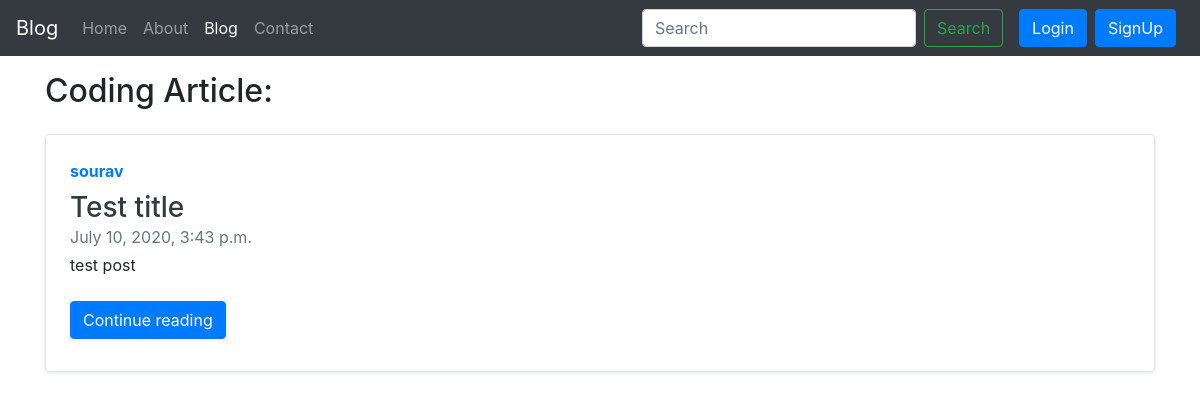
Screenshot of /blog/ with the database file from the repository.
### blog/models.py (models this page shows, shortened)
class Post(models.Model):
    sno = models.AutoField(primary_key=True)
    title = models.CharField(max_length=255)
    content = models.TextField()
    author = models.CharField(max_length=100)
    slug = models.CharField(max_length=130)
    slug.help_text = "Use - instead of space"
    timestamp = models.DateTimeField(blank=True)

### blog/views.py (the view)
# urls.py: path('', views.blogHome, name="blogHome"),
def blogHome(request):
    allPosts = Post.objects.all()
    context = {'allPosts': allPosts}
    return render(request, 'blog/blogHome.html', context=context)

### blog/templates/blog/blogHome.html (shortened to what this page needs)
{% extends 'blog/base.html' %}
{% block blogactive %}active {% endblock blogactive %}
{% block body %}
<div class="container my-3">
    <h2>Coding Article:</h2>
    {% for post in allPosts %}
    <div class="row no-gutters border rounded overflow-hidden flex-md-row my-4 shadow-sm h-md-250 position-relative">
        <div class="col p-4 d-flex flex-column position-static">
            <strong class="d-inline-block mb-2 text-primary">{{ post.author  }}</strong>
            <h3 class="mb-0"> <a class="text-dark" href="/blog/{{post.slug}}">{{ post.title }}</a></h3>
            <div class="mb-1 text-muted">{{ post.timestamp }}</div>
            <p class="card-text mb-auto"><div class="preview"> {{ post.content| truncatechars:200|safe }} </div></p>
            <div class="my-2">
            <a href="/blog/{{post.slug}}" role="button" class="btn btn-primary">Continue reading</a>
            </div>
        </div>
    </div>
    {% endfor %}
</div>
{% endblock body %}

### rows the page displays
Post: author "sourav", title "Test title", timestamp "July 10, 2020, 3:43 p.m.", content "test post"
